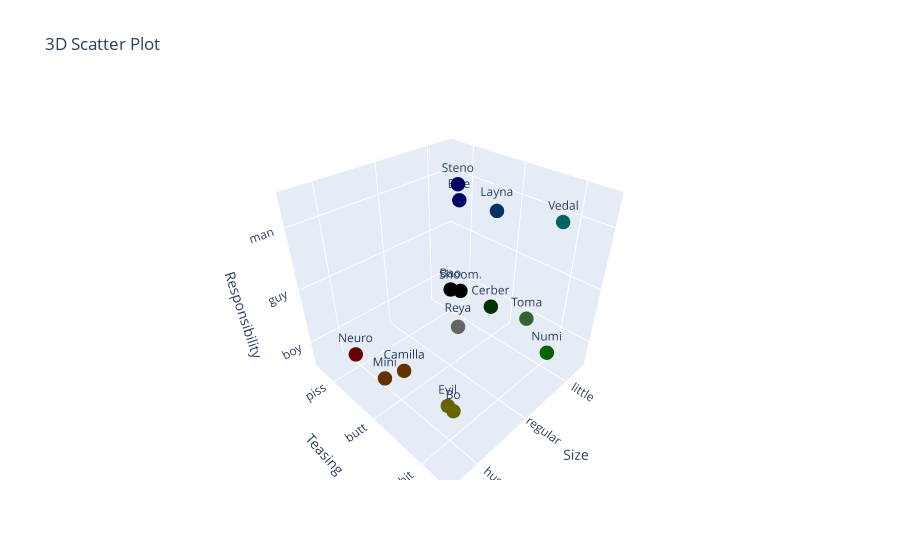

Here is the notebook cell this chart was saved with:
### Markdown cell above
#### Generate the 3D plot

### Code cell
np.random.seed(123)
data['offset_x'] = np.random.normal(0, 0.1, size=len(data))
data['offset_y'] = np.random.normal(0, 0.1, size=len(data))
data['offset_z'] = np.random.normal(0, 0.1, size=len(data))

data['rgb'] = data.apply(lambda row: f'rgb({int(row["Size_num"])*50}, {int(row["Teasing_num"])*50}, {int(row["Responsibility_num"])*50})', axis=1)

fig = go.Figure(data=[go.Scatter3d(
    x=data['Size_num'] + data['offset_x'],
    y=data['Teasing_num'] + data['offset_y'],
    z=data['Responsibility_num'] + data['offset_z'],
    mode='markers+text',
    text=data['Name'],
    textposition='top center',
    marker=dict(size=5, color= data['rgb']) 
)])

fig.update_layout(
    scene=dict(
        xaxis=dict(title="Size", tickvals=[0, 1, 2], ticktext=size_levels, range=[-0.5, 2.5]),
        yaxis=dict(title="Teasing", tickvals=[0, 1, 2], ticktext=teasing_levels, range=[-0.5, 2.5]),
        zaxis=dict(title="Responsibility", tickvals=[0, 1, 2], ticktext=responsibility_levels, range=[-0.5, 2.5])
    ),
    title="3D Scatter Plot"
)

fig.show()

### Figure 1 — Plotly figure (JSON) as saved in the notebook; plotly's stock layout.template omitted (floating-point values rounded to 4 significant figures)
{"data": [{"marker": {"color": ["rgb(100, 100, 0)", "rgb(100, 100, 100)", "rgb(0, 0, 100)", "rgb(0, 0, 0)", "rgb(100, 50, 0)", "rgb(0, 50, 100)", "rgb(50, 100, 50)", "rgb(0, 50, 0)", "rgb(100, 0, 0)", "rgb(100, 100, 0)", "rgb(0, 0, 0)", "rgb(0, 100, 0)", "rgb(100, 50, 0)", "rgb(0, 100, 100)", "rgb(0, 0, 100)"], "size": 5}, "mode": "markers+text", "text": ["Bo", "Reya", "Ellie", "Shoomi", "Camilla", "Layna", "Toma", "Cerber", "Neuro", "Evil", "Bao", "Numi", "Mini", "Vedal", "Steno"], "textposition": "top center", "type": "scatter3d", "x": [1.891, 2.1, 0.0283, -0.1506, 1.942, 0.1651, 0.7573, -0.04289, 2.127, 1.913, -0.06789, -0.009471, 2.149, -0.06389, -0.0444], "y": [1.957, 2.221, 0.2187, 0.1004, 1.039, 1.074, 2.149, 0.9064, 0.1176, 1.875, -0.06378, 2.091, 0.8571, 1.986, 0.1138], "z": [-0.02556, 1.72, 1.823, -0.06999, 0.09275, 1.983, 1.0, 0.06882, -0.08795, 0.02836, -0.08054, -0.1728, -0.03909, 2.057, 2.034]}], "layout": {"scene": {"xaxis": {"range": [-0.5, 2.5], "ticktext": ["little", "regular", "huge"], "tickvals": [0, 1, 2], "title": {"text": "Size"}}, "yaxis": {"range": [-0.5, 2.5], "ticktext": ["piss", "butt", "shit"], "tickvals": [0, 1, 2], "title": {"text": "Teasing"}}, "zaxis": {"range": [-0.5, 2.5], "ticktext": ["boy", "guy", "man"], "tickvals": [0, 1, 2], "title": {"text": "Responsibility"}}}, "title": {"text": "3D Scatter Plot"}}}
